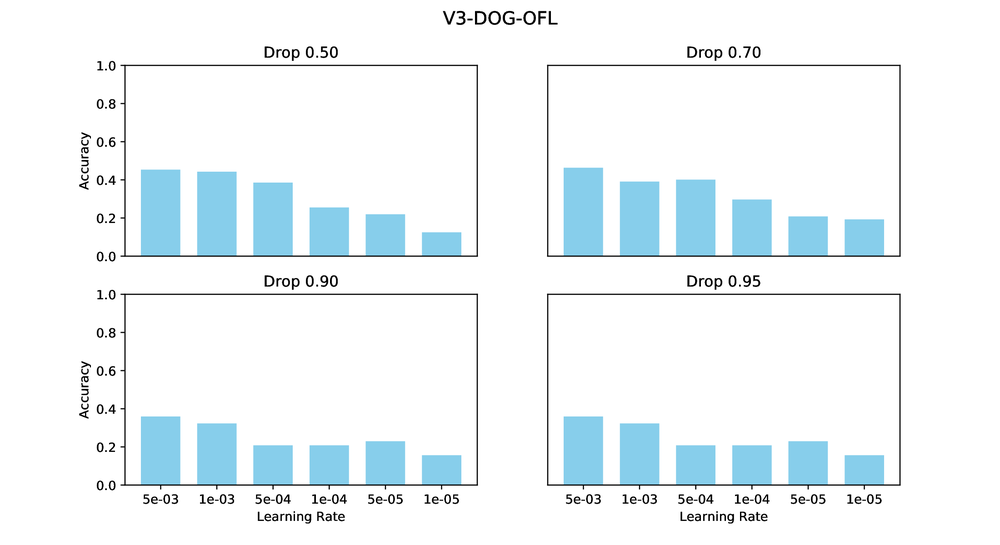
#> input picture Markdown/mypdf.png, 1000 x 545 px, shrunk from 2200 x 1200 before the run
$ python edge_detection.py ../Markdown/mypdf.png   (older library calls are emulated)
#> lines starting #> are read from the running program, lines starting #| are printed output that depends on the picture
#!/usr/bin/python
#-*- coding: utf-8 -*-

import argparse
import numpy as np
import cv2

def main(imagefile):
#> called with imagefile = '../Markdown/mypdf.png'
    scale = 5
    delta = 5
    ddepth = cv2.CV_8U
    img = cv2.imread(imagefile, 0)
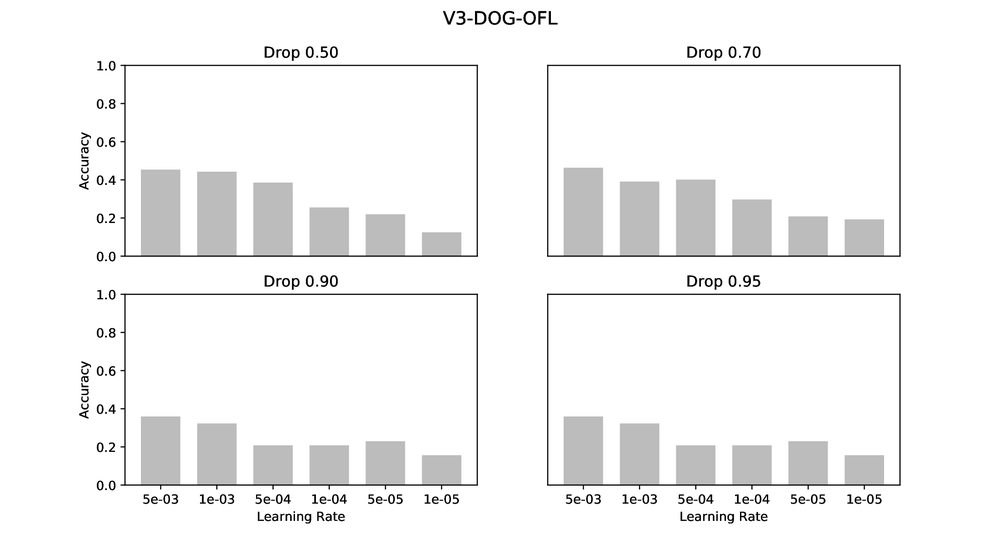
#> img: shape (545, 1000); min 0, max 255, mean 243.9
    sobelx = cv2.Sobel(img, ddepth,1,0,ksize = 3, scale = scale, delta = delta,borderType = cv2.BORDER_DEFAULT)
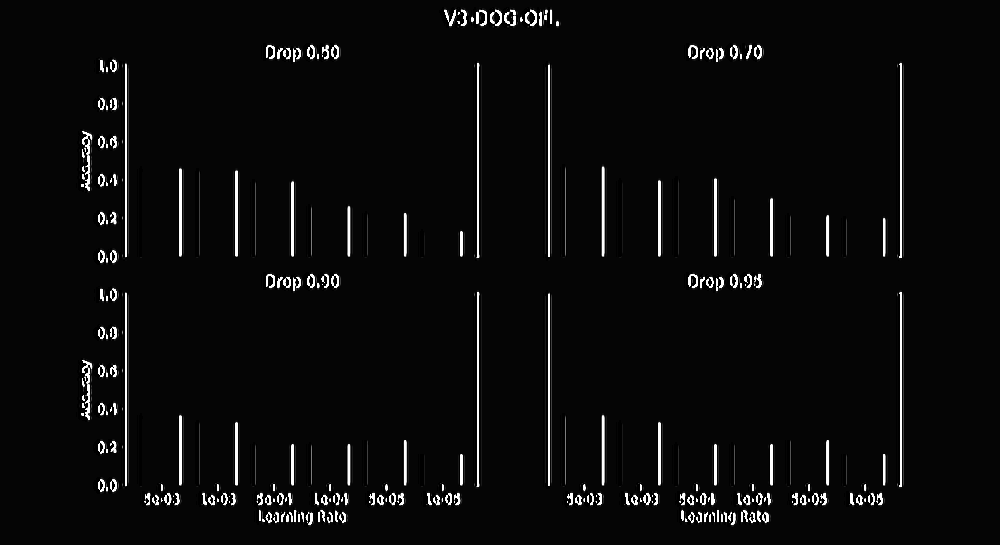
#> sobelx: shape (545, 1000); min 0, max 255, mean 11.8
    #sobelx = cv2.Sobel(img, cv2.CV_8U,1,0,ksize=5)
    #sobely = cv2.Sobel(img, cv2.CV_8U,0,1,ksize=5)
    cv2.imshow('image',sobelx)
    cv2.waitKey(0)
    cv2.destroyAllWindows()

if __name__ == "__main__":
    parser = argparse.ArgumentParser()
    parser.add_argument('inputfile', metavar='file_input', help='the file received as input.')
    args = parser.parse_args()

    main(args.inputfile)
